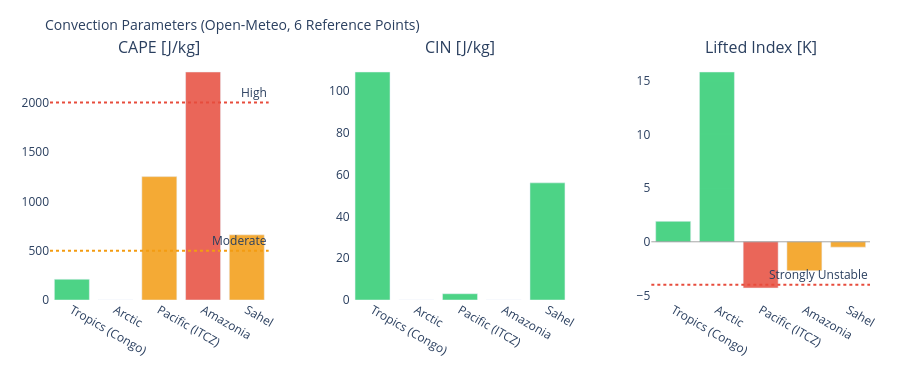

Notebook code for this chart:
### Markdown cell above
---
## 3. Visualizations

### Code cell
# ============================================================
# CAPE / CIN / LIFTED INDEX – Convection potential
# ============================================================

if not df_atm.empty:
    fig = make_subplots(
        rows=1, cols=3,
        subplot_titles=['CAPE [J/kg]', 'CIN [J/kg]', 'Lifted Index [K]'],
        horizontal_spacing=0.1
    )
    pts = df_atm['point'].tolist()
    pt_colors = ['#E85D24','#185FA5','#888780','#378ADD','#639922','#F2A623']

    # CAPE – höher = mehr Gewitterpotential
    cape_vals = df_atm['cape'].fillna(0).tolist()
    cape_colors = ['#e74c3c' if v > 2000 else '#f39c12' if v > 500 else '#2ecc71'
                   for v in cape_vals]
    fig.add_trace(go.Bar(x=pts, y=cape_vals, marker_color=cape_colors,
                         opacity=0.85, showlegend=False), row=1, col=1)
    fig.add_hline(y=2000, line_dash='dot', line_color='#e74c3c',
                  annotation_text='High', row=1, col=1)
    fig.add_hline(y=500,  line_dash='dot', line_color='#f39c12',
                  annotation_text='Moderate', row=1, col=1)

    # CIN – negativer = stärker gedeckelt (weniger Auslöse)
    cin_vals = df_atm['cin'].fillna(0).tolist()
    cin_colors = ['#e74c3c' if v < -200 else '#f39c12' if v < -50 else '#2ecc71'
                  for v in cin_vals]
    fig.add_trace(go.Bar(x=pts, y=cin_vals, marker_color=cin_colors,
                         opacity=0.85, showlegend=False), row=1, col=2)

    # Lifted Index – negativ = instabil
    li_vals = df_atm['li'].fillna(0).tolist()
    li_colors = ['#e74c3c' if v < -4 else '#f39c12' if v < 0 else '#2ecc71'
                 for v in li_vals]
    fig.add_trace(go.Bar(x=pts, y=li_vals, marker_color=li_colors,
                         opacity=0.85, showlegend=False), row=1, col=3)
    fig.add_hline(y=0, line_color='gray', line_width=0.7, row=1, col=3)
    fig.add_hline(y=-4, line_dash='dot', line_color='#e74c3c',
                  annotation_text='Strongly Unstable', row=1, col=3)

    fig.update_layout(
        title=dict(text='Convection Parameters (Open-Meteo, 6 Reference Points)', font=dict(size=14)),
        height=380, plot_bgcolor='rgba(0,0,0,0)', paper_bgcolor='rgba(0,0,0,0)',
        margin=dict(l=50, r=30, t=60, b=80)
    )
    fig.update_xaxes(tickangle=30)
    fig.show()

### Figure 1 — Plotly figure (JSON) as saved in the notebook; plotly's stock layout.template omitted (floating-point values rounded to 4 significant figures)
{"data": [{"marker": {"color": ["#2ecc71", "#2ecc71", "#f39c12", "#e74c3c", "#f39c12"]}, "opacity": 0.85, "showlegend": false, "type": "bar", "x": ["Tropics (Congo)", "Arctic", "Pacific (ITCZ)", "Amazonia", "Sahel"], "xaxis": "x", "y": [210.0, 0.0, 1250.0, 2310.0, 660.0], "yaxis": "y"}, {"marker": {"color": ["#2ecc71", "#2ecc71", "#2ecc71", "#2ecc71", "#2ecc71"]}, "opacity": 0.85, "showlegend": false, "type": "bar", "x": ["Tropics (Congo)", "Arctic", "Pacific (ITCZ)", "Amazonia", "Sahel"], "xaxis": "x2", "y": [109.0, 0.0, 3.0, 0.0, 56.0], "yaxis": "y2"}, {"marker": {"color": ["#2ecc71", "#2ecc71", "#e74c3c", "#f39c12", "#f39c12"]}, "opacity": 0.85, "showlegend": false, "type": "bar", "x": ["Tropics (Congo)", "Arctic", "Pacific (ITCZ)", "Amazonia", "Sahel"], "xaxis": "x3", "y": [1.9, 15.8, -4.3, -2.7, -0.5], "yaxis": "y3"}], "layout": {"annotations": [{"font": {"size": 16}, "showarrow": false, "text": "CAPE [J/kg]", "x": 0.1333, "xanchor": "center", "xref": "paper", "y": 1.0, "yanchor": "bottom", "yref": "paper"}, {"font": {"size": 16}, "showarrow": false, "text": "CIN [J/kg]", "x": 0.5, "xanchor": "center", "xref": "paper", "y": 1.0, "yanchor": "bottom", "yref": "paper"}, {"font": {"size": 16}, "showarrow": false, "text": "Lifted Index [K]", "x": 0.8667, "xanchor": "center", "xref": "paper", "y": 1.0, "yanchor": "bottom", "yref": "paper"}, {"showarrow": false, "text": "High", "x": 1, "xanchor": "right", "xref": "x domain", "y": 2000, "yanchor": "bottom", "yref": "y"}, {"showarrow": false, "text": "Moderate", "x": 1, "xanchor": "right", "xref": "x domain", "y": 500, "yanchor": "bottom", "yref": "y"}, {"showarrow": false, "text": "Strongly Unstable", "x": 1, "xanchor": "right", "xref": "x3 domain", "y": -4, "yanchor": "bottom", "yref": "y3"}], "height": 380, "margin": {"b": 80, "l": 50, "r": 30, "t": 60}, "paper_bgcolor": "rgba(0,0,0,0)", "plot_bgcolor": "rgba(0,0,0,0)", "shapes": [{"line": {"color": "#e74c3c", "dash": "dot"}, "type": "line", "x0": 0, "x1": 1, "xref": "x domain", "y0": 2000, "y1": 2000, "yref": "y"}, {"line": {"color": "#f39c12", "dash": "dot"}, "type": "line", "x0": 0, "x1": 1, "xref": "x domain", "y0": 500, "y1": 500, "yref": "y"}, {"line": {"color": "gray", "width": 0.7}, "type": "line", "x0": 0, "x1": 1, "xref": "x3 domain", "y0": 0, "y1": 0, "yref": "y3"}, {"line": {"color": "#e74c3c", "dash": "dot"}, "type": "line", "x0": 0, "x1": 1, "xref": "x3 domain", "y0": -4, "y1": -4, "yref": "y3"}], "title": {"font": {"size": 14}, "text": "Convection Parameters (Open-Meteo, 6 Reference Points)"}, "xaxis": {"anchor": "y", "domain": [0.0, 0.2667], "tickangle": 30}, "xaxis2": {"anchor": "y2", "domain": [0.3667, 0.6333], "tickangle": 30}, "xaxis3": {"anchor": "y3", "domain": [0.7333, 1.0], "tickangle": 30}, "yaxis": {"anchor": "x", "domain": [0.0, 1.0]}, "yaxis2": {"anchor": "x2", "domain": [0.0, 1.0]}, "yaxis3": {"anchor": "x3", "domain": [0.0, 1.0]}}}
